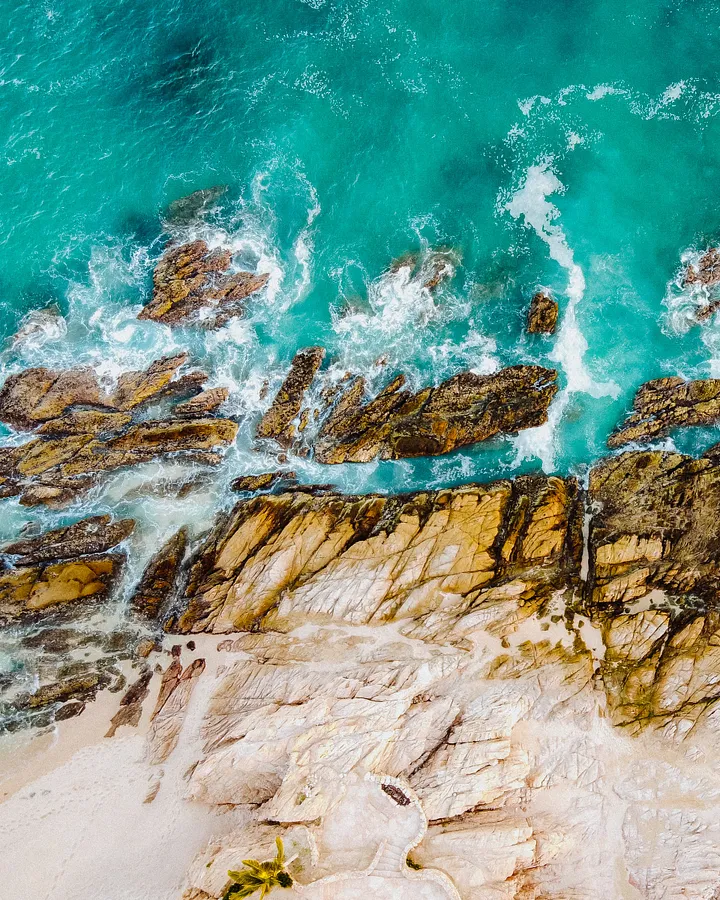
#> input picture testimage.jpeg, 720 x 900 px, given in place of nat.jpg, which was not available
$ jupyter execute --allow-errors DIP_A.ipynb   (shell and % lines are left out)   (older library calls are emulated)   (text cells are left out)
#> lines starting #> are read from the running program, lines starting #| are printed output that depends on the picture; after the words box and inside, x2 and y2 are one past the last pixel; in counts of white or black regions, pixels touching at a corner belong together; pictures that were not available may be replaced by others from this repository, and a replacement may not be noted
[cell 1]
import cv2

def apply_LoG_filter(image, kernel_size, sigma):
    # Apply Gaussian smoothing
    blurred = cv2.GaussianBlur(image, (kernel_size, kernel_size), sigma)

    # Apply Laplacian filter
    laplacian = cv2.Laplacian(blurred, cv2.CV_64F)

    # Scale Laplacian response to 0-255 and convert to uint8
    scaled_laplacian = cv2.convertScaleAbs(laplacian)

    return scaled_laplacian

# Read the image
image = cv2.imread('nat.jpg')
#> image is the input picture: shape (900, 720, 3); mean B, G, R 140.8, 153.8, 116.1

# Check if the image was loaded successfully
if image is None:
    print("Error: Image not loaded")
    exit(1)

# Convert the image to grayscale
gray = cv2.cvtColor(image, cv2.COLOR_BGR2GRAY)
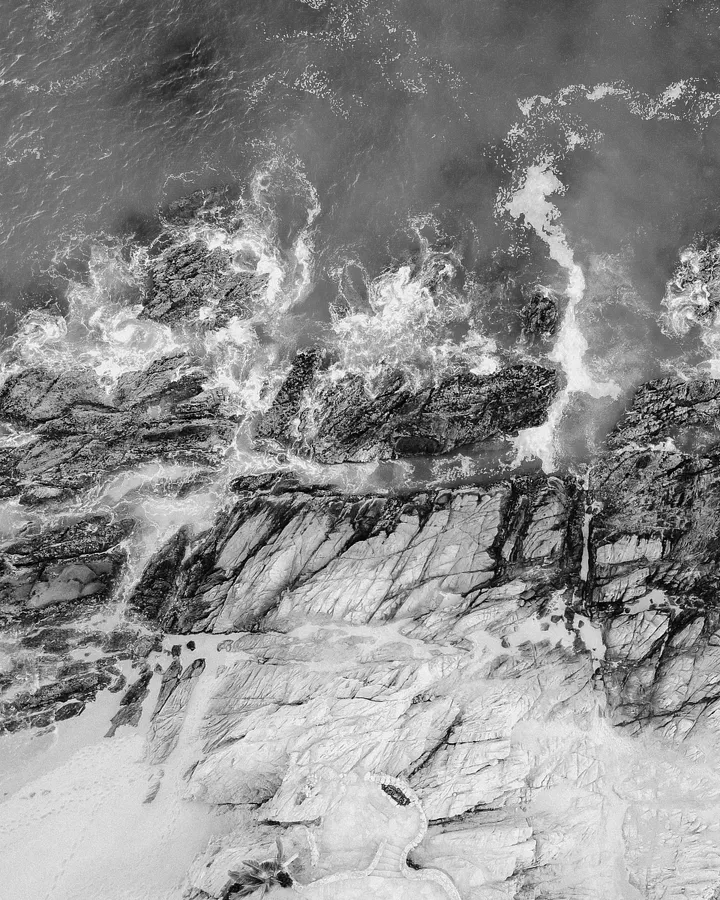
#> gray: shape (900, 720); min 0, max 255, mean 141.1

# Apply LoG filter with kernel size 5 and sigma 1.5
result = apply_LoG_filter(gray, 5, 1.5)
#> in apply_LoG_filter, `laplacian = cv2.Laplacian(blurred, cv2.CV_64F)`:
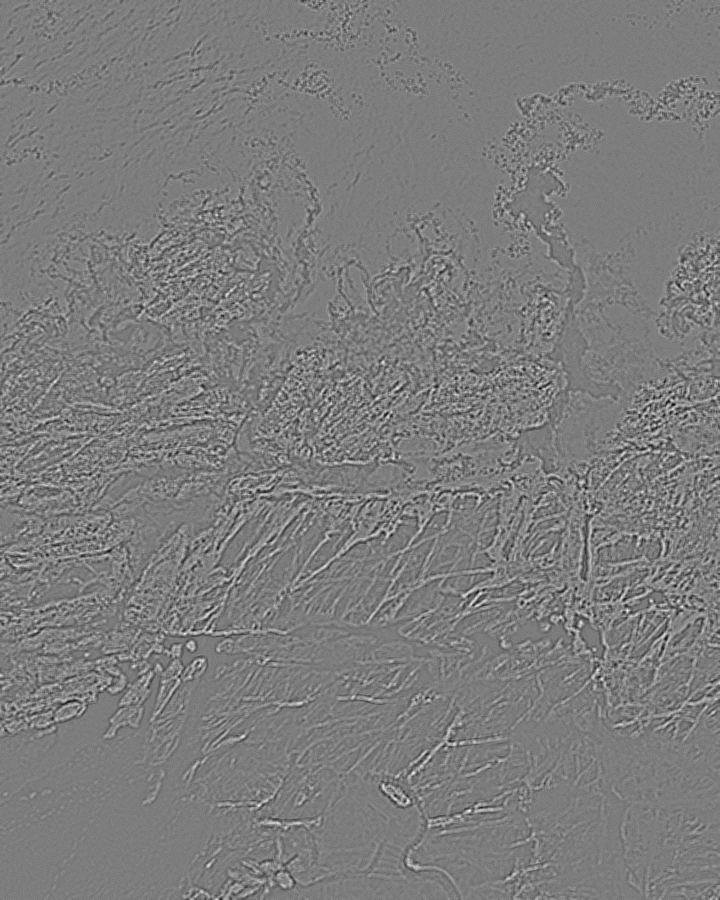
#> laplacian: shape (900, 720) float64; min -52, max 54, mean 0; drawn with min black and max white
#> in apply_LoG_filter, `scaled_laplacian = cv2.convertScaleAbs(laplacian)`:
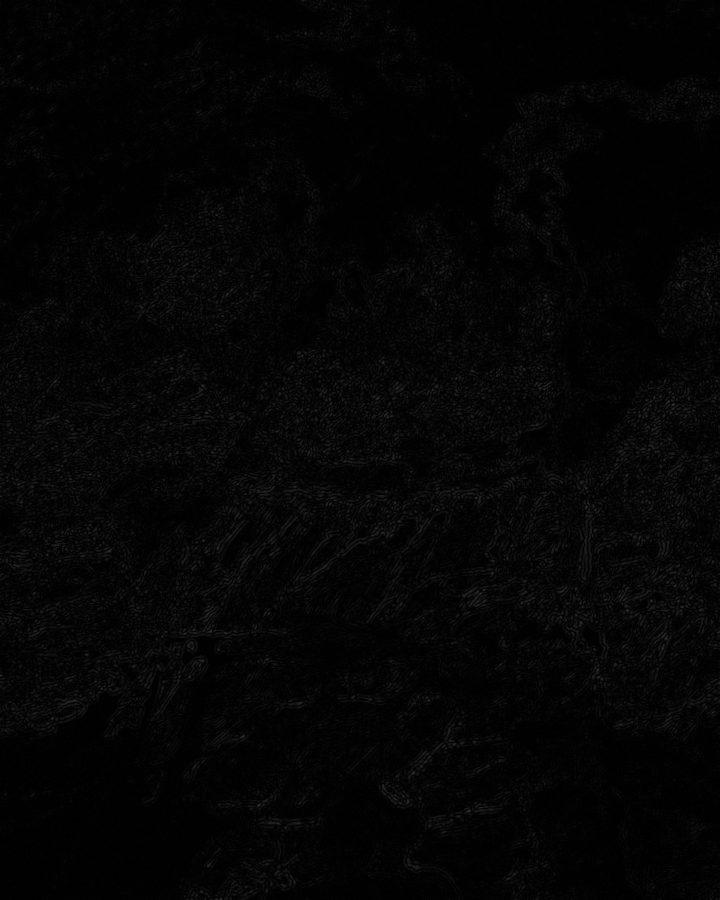
#> scaled_laplacian: shape (900, 720); min 0, max 54, mean 4.6

# Display the result
cv2.imshow('LoG Filter Result', result)
cv2.waitKey(0)
cv2.destroyAllWindows()

[cell 2]
import cv2
import matplotlib.pyplot as plt

# Load the image
image = cv2.imread("/content/wallpaper1.jpg", 0)  # Read the image in grayscale

# Apply Canny edge detection
edges = cv2.Canny(image, 100, 200)  # Adjust the threshold values as needed
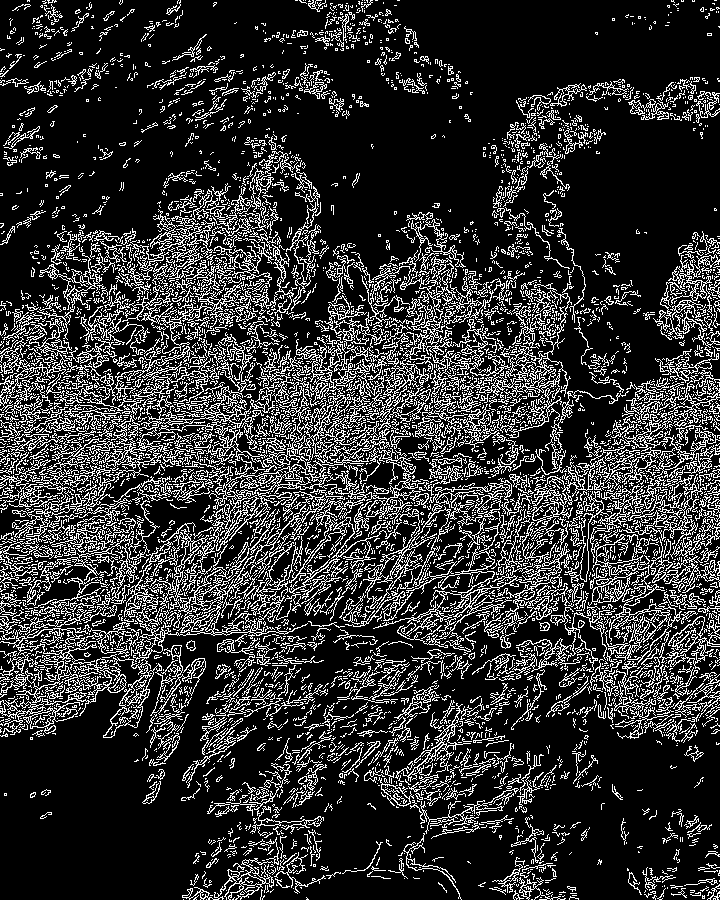
#> edges: shape (900, 720); 19.5% white in thin lines or dots

# Display the original image and the detected edges
plt.subplot(121),plt.imshow(image, cmap="gray")
plt.title("Original Image")
plt.axis("off")
plt.subplot(122),plt.imshow(edges, cmap="gray")
plt.title("Canny Edges")
plt.axis("off")
plt.show()

[cell 3]
import cv2
import numpy as np
import matplotlib.pyplot as plt

# Load the image
image = cv2.imread("/content/wallpaper1.jpg", cv2.IMREAD_GRAYSCALE)

# Define the standard deviations for the Gaussian blurring
sigma1 = 1.0
sigma2 = 2.0

# Apply Gaussian blurring
blur1 = cv2.GaussianBlur(image, (0, 0), sigma1)
blur2 = cv2.GaussianBlur(image, (0, 0), sigma2)
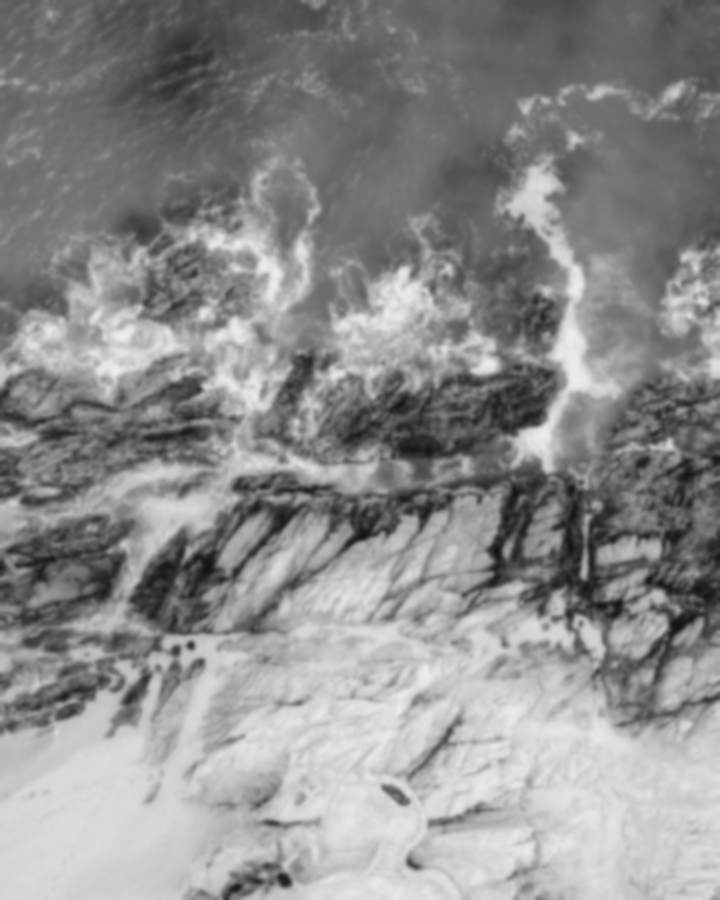
#> blur2: shape (900, 720); min 17, max 237, mean 141.1

# Compute the Difference of Gaussians
dog = blur2 - blur1

# Thresholding
threshold = 30
_, thresholded = cv2.threshold(dog, threshold, 255, cv2.THRESH_BINARY)
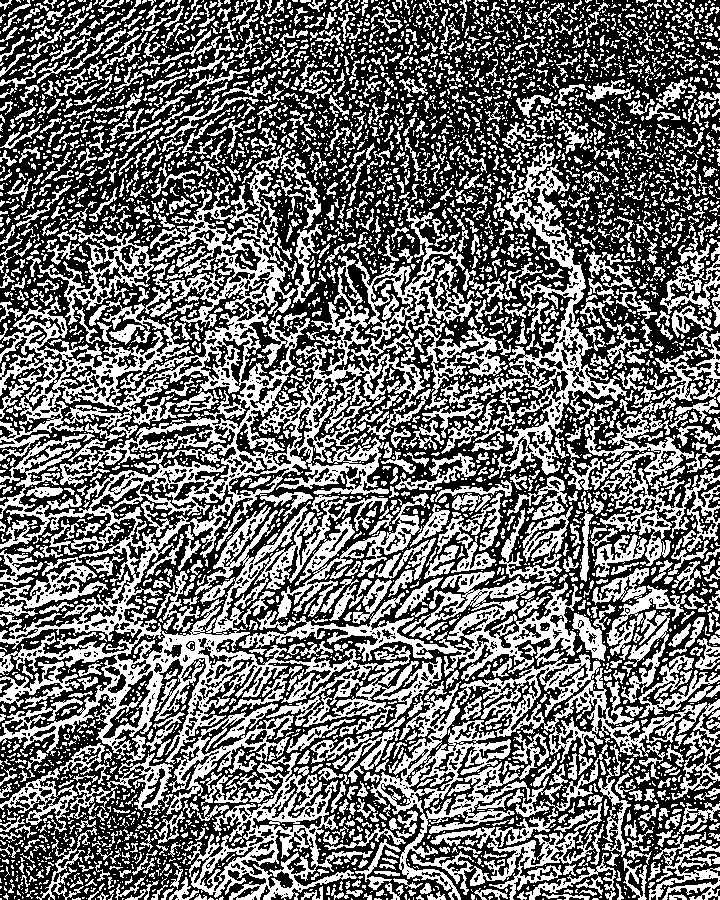
#> thresholded: shape (900, 720); 43.4% white; 5181 white regions (3741 under 20 px), largest, box (x1, y1, x2, y2) and area: (0, 182, 481, 764) 73929, (239, 508, 720, 900) 27347, (497, 142, 627, 478) 8046

# Display the original image and the DoG result
plt.figure(figsize=(10, 5))

plt.subplot(131)
plt.imshow(image, cmap="gray")
plt.title("Original Image")
plt.axis("off")

plt.subplot(132)
plt.imshow(dog, cmap="gray")
plt.title("Difference of Gaussians")
plt.axis("off")

plt.subplot(133)
plt.imshow(thresholded, cmap="gray")
plt.title("Thresholded DoG")
plt.axis("off")

plt.tight_layout()
plt.show()

[cell 4]
import matplotlib.pyplot as plt
from skimage import io, morphology

# Load the image
#> (the rest of this cell did not finish here and is left out)

[cell 5]
import cv2
import numpy as np
from scipy import ndimage
import matplotlib.pyplot as plt


roberts_cross_v = np.array( [[1, 0 ],
                            [0,-1 ]] )
#> roberts_cross_v = [[1, 0], [0, -1]]

roberts_cross_h = np.array( [[ 0, 1 ],
                            [ -1, 0 ]] )

#> (the rest of this cell did not finish here and is left out)

[cell 6]
# import the required library
import numpy as np
import cv2
from matplotlib import pyplot as plt


# read the image
img = cv2.imread('corner1.png')
#> (the rest of this cell did not finish here and is left out)

[cell 7]
# Python program to illustrate
# corner detection with
# Harris Corner Detection Method

# organizing imports
import cv2
import numpy as np
from google.colab.patches import cv2_imshow
# path to input image specified and
# image is loaded with imread command
image = cv2.imread('/content/helloworld.png')

# convert the input image into
# grayscale color space
#> (the rest of this cell did not finish here and is left out)

[cell 8]
import cv2
import matplotlib.pyplot as plt

# Read the original image
img = cv2.imread('nature.jpg')
# converting because opencv uses BGR as default
#> (the rest of this cell did not finish here and is left out)

[cell 9]
#This line imports the NumPy library, which provides support for arrays and mathematical operations.
import cv2
import numpy as np

# Function to generate Freeman chain code.This line defines a function named generate_chain_code that takes a boundary as input.
def generate_chain_code(boundary):
    # Define the direction codes.The direction vectors are represented as tuples, and the codes range from 0 to 7.
    direction_codes = {
        (0, 1): 0,
        (-1, 1): 1,
        (-1, 0): 2,
        (-1, -1): 3,
        (0, -1): 4,
        (1, -1): 5,
        (1, 0): 6,
        (1, 1): 7,
    }

    # This line initializes an empty list named chain_code to store the chain code sequence.
    chain_code = []

    # This line starts a loop that iterates over the indices of the boundary list, excluding the last index.
    for i in range(len(boundary) - 1):
        # hese lines calculate the differences in x and y coordinates between the current point and the next point in the boundary list.
        dx = boundary[i + 1][0] - boundary[i][0]
        dy = boundary[i + 1][1] - boundary[i][1]

        # Assign the direction code to the chain code sequence
        try:
            direction = direction_codes[(dx, dy)]
        except KeyError:
            direction = 8  # Default direction code for unrecognized movements
        chain_code.append(direction)

    return chain_code


# Load image
image = cv2.imread('image1.jpg', cv2.IMREAD_GRAYSCALE)

# Apply thresholding to create a binary image
_, binary_image = cv2.threshold(image, 128, 255, cv2.THRESH_BINARY)

# Find contours in the binary image
contours, _ = cv2.findContours(binary_image, cv2.RETR_EXTERNAL, cv2.CHAIN_APPROX_SIMPLE)
#> contours = []

# Select the largest contour
#> (the rest of this cell did not finish here and is left out)

[cell 10]
import cv2
import numpy as np
from matplotlib import pyplot as plt
img_rgb =cv2.imread("bub.png")
#> (the rest of this cell did not finish here and is left out)

[cell 11]
import numpy as np
import cv2
from matplotlib import pyplot as plt
from google.colab.patches import cv2_imshow
#loading original image
img = cv2.imread('/content/img.jpg')
#> (the rest of this cell did not finish here and is left out)

[cell 12]
import numpy as np
import cv2
from scipy.ndimage.filters import convolve
import matplotlib.pyplot as plt

# Define the edge relaxation kernel
kernel = np.array([[0, 1, 0],
                   [1, 4, 1],
                   [0, 1, 0]])

# Define the edge relaxation threshold
threshold = 50


def edge_relaxation(image):
    # Convert image to grayscale if needed
    if len(image.shape) > 2:
        image = cv2.cvtColor(image, cv2.COLOR_BGR2GRAY)

    # Convert image to float for calculations
    image = image.astype(np.float32)

    # Normalize image to range [0, 1]
    image /= 255.0

    # Perform edge relaxation iterations
    while True:
        # Apply the edge relaxation kernel
        smoothed_image = convolve(image, kernel, mode='constant')

        # Find the difference between the original and smoothed images
        diff = np.abs(image - smoothed_image)

        # Update the image with pixels that have a difference above the threshold
        image = np.where(diff > threshold, smoothed_image, image)

        # Check convergence
        if np.max(diff) <= threshold:
            break

    # Convert image back to the range [0, 255]
    image *= 255.0
    image = image.astype(np.uint8)

    return image


# Read the image
image = cv2.imread('image.jpg')

# Apply edge relaxation
#> (the rest of this cell did not finish here and is left out)

[cell 13]
import numpy as np
import cv2
import heapq
import matplotlib.pyplot as plt

# Define 8-connectivity neighbors
neighbors = [(0, 1), (1, 0), (0, -1), (-1, 0), (1, 1), (-1, -1), (1, -1), (-1, 1)]

def heuristic(node, goal):
    # Calculate Euclidean distance as the heuristic
    return np.linalg.norm(np.array(node) - np.array(goal))

def edge_linking(image):
    # Convert image to binary
    _, binary_image = cv2.threshold(image, 127, 255, cv2.THRESH_BINARY)

    # Get image dimensions
    height, width = binary_image.shape[:2]

    # Create a visited matrix to keep track of visited pixels
    visited = np.zeros((height, width), dtype=bool)

    # Create a list to store object boundaries
    object_boundaries = []

    # Iterate over each pixel in the image
    for y in range(height):
        for x in range(width):
            # Check if the pixel is an unvisited edge pixel
            if binary_image[y, x] == 255 and not visited[y, x]:
                # Start a new object boundary
                object_boundary = []

                # Perform A* algorithm to find connected edge pixels
                open_list = []
                heapq.heappush(open_list, (0, (y, x)))
                while open_list:
                    _, (cy, cx) = heapq.heappop(open_list)
                    visited[cy, cx] = True
                    object_boundary.append((cx, cy))

                    # Check neighboring pixels
                    for dy, dx in neighbors:
                        ny, nx = cy + dy, cx + dx
                        if 0 <= ny < height and 0 <= nx < width and binary_image[ny, nx] == 255 and not visited[ny, nx]:
                            g = 1  # Cost of moving to a neighboring pixel
                            h = heuristic((ny, nx), (y, x))
                            f = g + h
                            heapq.heappush(open_list, (f, (ny, nx)))
                            visited[ny, nx] = True

                # Add the object boundary to the list
                object_boundaries.append(object_boundary)

    return object_boundaries

# Read the image
image = cv2.imread('image.jpg', cv2.IMREAD_GRAYSCALE)

# Perform edge linking with A* algorithm
#> (the rest of this cell did not finish here and is left out)

[cell 14]
# importing required libraries
import mahotas as mh
import numpy as np
from pylab import imshow, show

# creating region
# numpy.ndarray
regions = np.zeros((10, 10), bool)

# setting 1 value to the region
regions[1, :2] = 1
regions[5:8, 6: 8] = 1
regions[8, 0] = 1

# showing the image with interpolation = 'nearest'
print("\noriginal Image")
imshow(regions, interpolation ='nearest')
show()
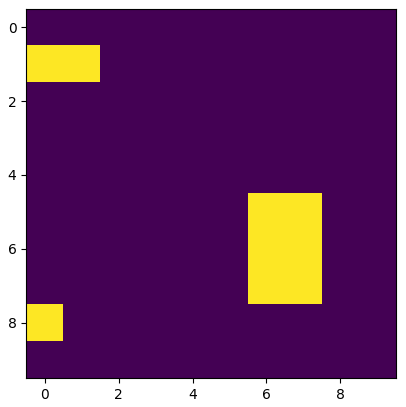
#> figure drawn by matplotlib, 1 panel

# template for hit miss
template = np.array([
			[0, 1, 1],
			[0, 1, 1],
			[0, 1, 1]])

# hit miss transform
#> (the rest of this cell did not finish here and is left out)

[cell 15]
from PIL import Image
import numpy as np
import cv2

# Open the input image using Pillow
#> (the rest of this cell did not finish here and is left out)

[cell 16]
from scipy.spatial import ConvexHull, convex_hull_plot_2d
import numpy as np
rng = np.random.default_rng()
points = rng.random((30, 2))   # 30 random points in 2-D
#> points = 30 pairs, first value 0.00824 to 0.992, second value 0.0123 to 0.991
hull = ConvexHull(points)
import matplotlib.pyplot as plt
plt.plot(points[:,0], points[:,1], 'o')
for simplex in hull.simplices:
    plt.plot(points[simplex, 0], points[simplex, 1], 'k-')
#> this loop made 9 passes
#> simplex on passes 1 to 9: [11, 0], [11, 13], [4, 21], [7, 0], [7, 9], [18, 21], [18, 9], [10, 13], [10, 4]
plt.plot(points[hull.vertices,0], points[hull.vertices,1], 'r--', lw=2)
plt.plot(points[hull.vertices[0],0], points[hull.vertices[0],1], 'ro')
plt.show()
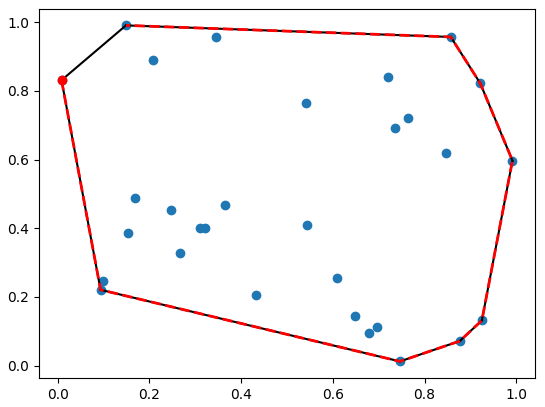
#> figure drawn by matplotlib, 1 panel
